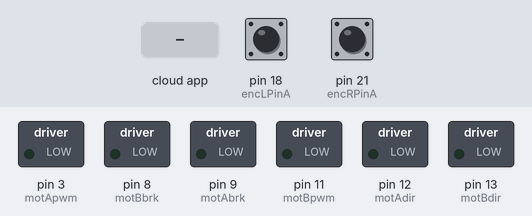
Bench run of a sketch on a simulated Arduino Mega 2560, built with avr-gcc and run on an emulated ATmega2560. Shown: switched loads named in the sketch (green lamp = pin HIGH). The test bench sets the inputs (shaded band); at power-on: pin 18 (encLPinA) HIGH, pin 21 (encRPinA) HIGH. The ROS host is connected and sends only what is stated.

Above: at 1.2 s.
1.3 s: the phone or cloud app sets linear.x to -100
At 1.6 s:
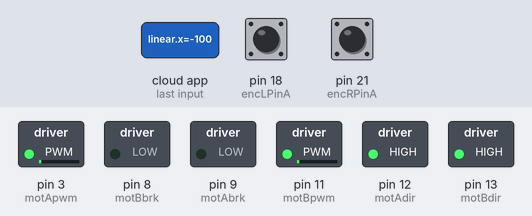
2.8 s: the phone or cloud app sets angular.z to -100
At 3.9 s:
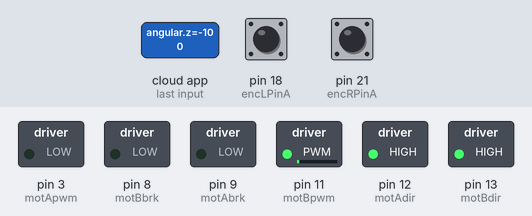
4.3 s: the phone or cloud app sets linear.x to 0
At 5.0 s:
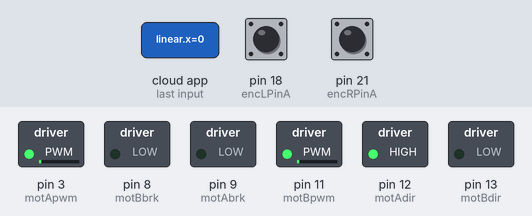
5.8 s: the phone or cloud app sets angular.z to 0
At 6.2 s:
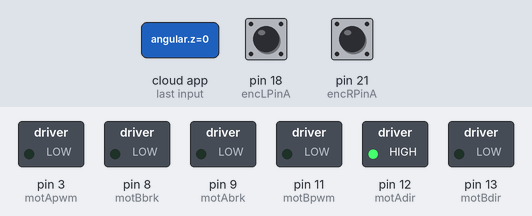
7.3 s: the phone or cloud app sets linear.x to 100
At 8.5 s:
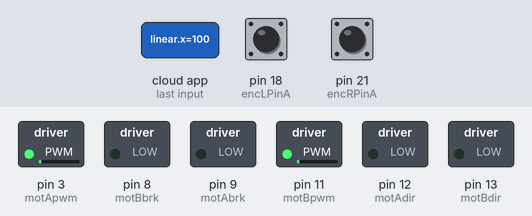
8.8 s: the phone or cloud app sets angular.z to 100
At 9.6 s:
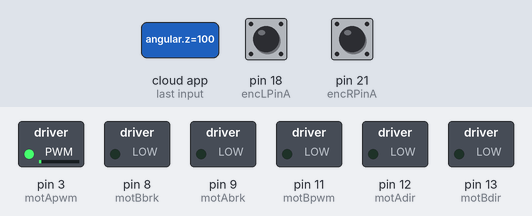
Timing chart, 0 to 11.3 s (numbered marks = the images above; inputs shaded):
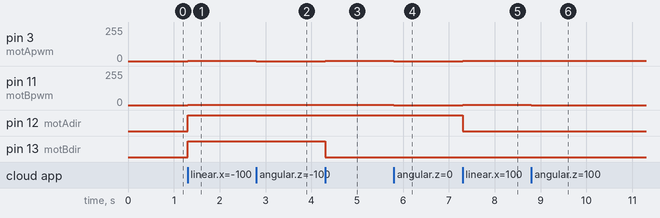

Measured:
- after the input at 1.3 s, pin 3 (motApwm), pin 11 (motBpwm): 0/255 → 1/255 at once; pin 12 (motAdir), pin 13 (motBdir): LOW → HIGH at once
- after the input at 2.8 s, pin 3 (motApwm): 1/255 → 0/255 at once
- after the input at 4.3 s, pin 3 (motApwm): 0/255 → 1/255 at once; pin 13 (motBdir): HIGH → LOW at once
- after the input at 5.8 s, pin 3 (motApwm), pin 11 (motBpwm): 1/255 → 0/255 at once
- after the input at 7.3 s, pin 3 (motApwm), pin 11 (motBpwm): 0/255 → 1/255 at once; pin 12 (motAdir): HIGH → LOW at once
- after the input at 8.8 s, pin 11 (motBpwm): 1/255 → 0/255 at once

The sketch:

drive.ino
```cpp
#include <math.h>
#include "readPinFast.h"
#include "enc_1.h"
#include "mot_1.h"
#include "enc_4.h"
#include "mot_4.h"
#include <ros.h>
#include <geometry_msgs/Twist.h>
#include <geometry_msgs/Vector3Stamped.h>
#include <std_msgs/String.h>
#include <ros/time.h>

#define MAX_VEL 0.05625
#define MAX_ANALOG 255
#define LOOPTIME 100.0
#define WHEEL_RADIUS 0.0762
#define RESOLUTION 2048.0

float lval;
float rval;
float encR;
float encL;
float old_encR = 0;
float old_encL = 0;
float angular_vel_encR;
float angular_vel_encL;
float linear_vel_encR;
float linear_vel_encL;
float kp = 1;
float kd = 0;
float ki = 0;
unsigned long lastTime = 0;

void moveRobot(float x, float z)
{
  x = abs(x);
  x = constrain(x, 0, MAX_ANALOG);
  z = constrain(z, -1*MAX_ANALOG, MAX_ANALOG);

  if(z > 0)
  {
    z = abs(z);
    rval = 1;
    lval = (MAX_ANALOG-z)/MAX_ANALOG;
  }
  else if(z < 0)
  {
    z = abs(z);
    rval = (MAX_ANALOG-z)/MAX_ANALOG;
    lval = 1;
  }
  else
  {
    lval = 1;
    rval = 1;
  }

  analogWrite(motApwm, x*rval);
  analogWrite(motBpwm, x*lval);
}
void twistRobot(int z)
{
  z = abs(z);
  z = constrain(z, 0, MAX_ANALOG);
  analogWrite(motApwm, z);
  analogWrite(motBpwm, z);
}
void stopRobot()
{
  analogWrite(motApwm, 0);
  analogWrite(motBpwm, 0);
}
void messageCb(const geometry_msgs::Twist& vel)
{
  float x, z;
  x = vel.linear.x;
  z = vel.angular.z;
  x = round(x);
  z = round(z);

  if(x > 0)
  {
    digitalWrite(motAdir, LOW);
    digitalWrite(motBdir, LOW);
    moveRobot(x,z);
  }
  else if(x < 0)
  {
    digitalWrite(motAdir, HIGH);
    digitalWrite(motBdir, HIGH);
    moveRobot(x,z);
  }
  else
  {
    if(z > 0)
    {
      digitalWrite(motAdir, LOW);
      digitalWrite(motBdir, HIGH);
      twistRobot(z);
    }
    else if(z < 0)
    {
      digitalWrite(motAdir, HIGH);
      digitalWrite(motBdir, LOW);
      twistRobot(z);
    }
    else
    stopRobot();
  }
}
ros::NodeHandle  nh;
ros::Subscriber<geometry_msgs::Twist> sub("cmd_vel", messageCb);
geometry_msgs::Vector3Stamped speed_msg;
ros::Publisher speed_pub("speed", &speed_msg);
void setup()
{
  nh.getHardware()-> setBaud(57600);
  nh.initNode();
  nh.subscribe(sub);
  nh.advertise(speed_pub);
  motor1Setup();
  motor4Setup();
  encRSetup();
  encLSetup();
}

void loop()
{
  nh.spinOnce();
  if((millis()-lastTime) >= LOOPTIME)
  {
    encR = getEncR();
    encL = getEncL();
    angular_vel_encR = abs(encR-old_encR)/LOOPTIME/RESOLUTION*1000.0*2*M_PI;
    angular_vel_encL = abs(encL-old_encL)/LOOPTIME/RESOLUTION*1000.0*2*M_PI;
    if(encR < old_encR)
      angular_vel_encR = -1*angular_vel_encR;
    if(encL < old_encL)
      angular_vel_encL = -1*angular_vel_encL;
    linear_vel_encR = WHEEL_RADIUS*angular_vel_encR;
    linear_vel_encL = WHEEL_RADIUS*angular_vel_encL;
    publishSpeed();
    old_encR = encR;
    old_encL = encL;
  }

}
void publishSpeed()
{
  speed_msg.header.stamp = nh.now();      //timestamp for odometry data
  speed_msg.vector.x = angular_vel_encR;
  speed_msg.vector.y = angular_vel_encL;
  speed_pub.publish(&speed_msg);
  nh.spinOnce();
  nh.loginfo("Publishing odometry");
}
```

enc_1.h
```cpp
#define encRInterrupt 2    //Interrupt pin number
#define encRPinA      21   //Arduino pin number corresponding to interrupt pin
#define encRPinB      31   //Digital pin number // Do not use pins 0, 1, 3, 8, 9, 11, 12, 13
#define encRRes       2048.0

volatile long encRTicks = 0;  // Variable used to store encoder ticks

void encRReadA()
{
  encRTicks += readPinFast(encRPinB) ? -1:1;
}

void encRSetup()
{
  pinMode(encRPinA, INPUT);      // sets Encoder-1 pin A as input
  pinMode(encRPinB, INPUT);      // sets Encoder-1 pin B as input
  attachInterrupt(encRInterrupt, encRReadA, RISING); // Executes the function 'enc1ReadA()' at rising edge of signal A from Encoder-1
}

float getEncR()
{
  return -1*encRTicks;
}
```

enc_4.h
```cpp
#define encLInterrupt 5    //Interrupt pin number
#define encLPinA      18   //Arduino pin number corresponding to interrupt pin
#define encLPinB      7   //Digital pin number // Do not use pins 0, 1, 3, 8, 9, 11, 12, 13
#define encLRes       2048.0

volatile long encLTicks = 0;  // Variable used to store encoder ticks

void encLReadA()
{
  encLTicks += readPinFast(encLPinB) ? -1:1;
}

void encLSetup()
{
  pinMode(encLPinA, INPUT);      // sets Encoder-4 pin A as input
  pinMode(encLPinB, INPUT);      // sets Encoder-4 pin B as input
  attachInterrupt(encLInterrupt, encLReadA, RISING); // Executes the function 'encReadA()' at rising edge of signal A from Encoder-4
}

float getEncL()
{
  return encLTicks;
}
```

mot_1.h
```cpp
#define motApwm 3
#define motAbrk 9
#define motAdir 12

void motor1Setup()
{
  pinMode(motApwm, OUTPUT);
  pinMode(motAbrk, OUTPUT);
  pinMode(motAdir, OUTPUT);
}
```

mot_4.h
```cpp
#define motBpwm 11
#define motBbrk 8
#define motBdir 13

void motor4Setup()
{
  pinMode(motBpwm, OUTPUT);
  pinMode(motBbrk, OUTPUT);
  pinMode(motBdir, OUTPUT);
}
```

readPinFast.h
```cpp
bool readPinFast(uint8_t pin)
{
  switch(pin)
  {
//    case 0:
//      return (*( (volatile uint8_t*) 0x2C ) & (uint8_t)1) != 0;
//    case 1:
//      return (*( (volatile uint8_t*) 0x2C ) & (uint8_t)2) != 0;
    case 2:
      return (*( (volatile uint8_t*) 0x2C ) & (uint8_t)16) != 0;
//    case 3:
//      return (*( (volatile uint8_t*) 0x2C ) & (uint8_t)32) != 0;
    case 4:
      return (*( (volatile uint8_t*) 0x32 ) & (uint8_t)32) != 0;
    case 5:
      return (*( (volatile uint8_t*) 0x2C ) & (uint8_t)8) != 0;
    case 6:
      return (*( (volatile uint8_t*) 0x100 ) & (uint8_t)8) != 0;
    case 7:
      return (*( (volatile uint8_t*) 0x100 ) & (uint8_t)16) != 0;
//    case 8:
//      return (*( (volatile uint8_t*) 0x100 ) & (uint8_t)32) != 0;
//    case 9:
//      return (*( (volatile uint8_t*) 0x100 ) & (uint8_t)64) != 0;
    case 10:
      return (*( (volatile uint8_t*) 0x23 ) & (uint8_t)16) != 0;
//    case 11:
//      return (*( (volatile uint8_t*) 0x23 ) & (uint8_t)32) != 0;
//    case 12:
//      return (*( (volatile uint8_t*) 0x23 ) & (uint8_t)64) != 0;
//    case 13:
//      return (*( (volatile uint8_t*) 0x23 ) & (uint8_t)128) != 0;
    case 14:
      return (*( (volatile uint8_t*) 0x103 ) & (uint8_t)2) != 0;
    case 15:
      return (*( (volatile uint8_t*) 0x103 ) & (uint8_t)1) != 0;
    case 16:
      return (*( (volatile uint8_t*) 0x100 ) & (uint8_t)2) != 0;
    case 17:
      return (*( (volatile uint8_t*) 0x100 ) & (uint8_t)1) != 0;
    case 18:
      return (*( (volatile uint8_t*) 0x29 ) & (uint8_t)8) != 0;
    case 19:
      return (*( (volatile uint8_t*) 0x29 ) & (uint8_t)4) != 0;
    case 20:
      return (*( (volatile uint8_t*) 0x29 ) & (uint8_t)2) != 0;
    case 21:
      return (*( (volatile uint8_t*) 0x29 ) & (uint8_t)1) != 0;
    case 22:
      return (*( (volatile uint8_t*) 0x20 ) & (uint8_t)1) != 0;
    case 23:
      return (*( (volatile uint8_t*) 0x20 ) & (uint8_t)2) != 0;
    case 24:
      return (*( (volatile uint8_t*) 0x20 ) & (uint8_t)4) != 0;
    case 25:
      return (*( (volatile uint8_t*) 0x20 ) & (uint8_t)8) != 0;
    case 26:
      return (*( (volatile uint8_t*) 0x20 ) & (uint8_t)16) != 0;
    case 27:
      return (*( (volatile uint8_t*) 0x20 ) & (uint8_t)32) != 0;
    case 28:
      return (*( (volatile uint8_t*) 0x20 ) & (uint8_t)64) != 0;
    case 29:
      return (*( (volatile uint8_t*) 0x20 ) & (uint8_t)128) != 0;
    case 30:
      return (*( (volatile uint8_t*) 0x26 ) & (uint8_t)128) != 0;
    case 31:
      return (*( (volatile uint8_t*) 0x26 ) & (uint8_t)64) != 0;
    case 32:
      return (*( (volatile uint8_t*) 0x26 ) & (uint8_t)32) != 0;
    case 33:
      return (*( (volatile uint8_t*) 0x26 ) & (uint8_t)16) != 0;
    case 34:
      return (*( (volatile uint8_t*) 0x26 ) & (uint8_t)8) != 0;
    case 35:
      return (*( (volatile uint8_t*) 0x26 ) & (uint8_t)4) != 0;
    case 36:
      return (*( (volatile uint8_t*) 0x26 ) & (uint8_t)2) != 0;
    case 37:
      return (*( (volatile uint8_t*) 0x26 ) & (uint8_t)1) != 0;
    case 38:
      return (*( (volatile uint8_t*) 0x29 ) & (uint8_t)128) != 0;
    case 39:
      return (*( (volatile uint8_t*) 0x32 ) & (uint8_t)4) != 0;
    case 40:
      return (*( (volatile uint8_t*) 0x32 ) & (uint8_t)2) != 0;
    case 41:
      return (*( (volatile uint8_t*) 0x32 ) & (uint8_t)1) != 0;
    case 42:
      return (*( (volatile uint8_t*) 0x109 ) & (uint8_t)128) != 0;
    case 43:
      return (*( (volatile uint8_t*) 0x109 ) & (uint8_t)64) != 0;
    case 44:
      return (*( (volatile uint8_t*) 0x109 ) & (uint8_t)32) != 0;
    case 45:
      return (*( (volatile uint8_t*) 0x109 ) & (uint8_t)16) != 0;
    case 46:
      return (*( (volatile uint8_t*) 0x109 ) & (uint8_t)8) != 0;
    case 47:
      return (*( (volatile uint8_t*) 0x109 ) & (uint8_t)4) != 0;
    case 48:
      return (*( (volatile uint8_t*) 0x109 ) & (uint8_t)2) != 0;
    case 49:
      return (*( (volatile uint8_t*) 0x109 ) & (uint8_t)1) != 0;
    case 50:
      return (*( (volatile uint8_t*) 0x23 ) & (uint8_t)8) != 0;
    case 51:
      return (*( (volatile uint8_t*) 0x23 ) & (uint8_t)4) != 0;
    case 52:
      return (*( (volatile uint8_t*) 0x23 ) & (uint8_t)2) != 0;
    case 53:
      return (*( (volatile uint8_t*) 0x23 ) & (uint8_t)1) != 0;
    default:
      return 0;
  }
}
```
